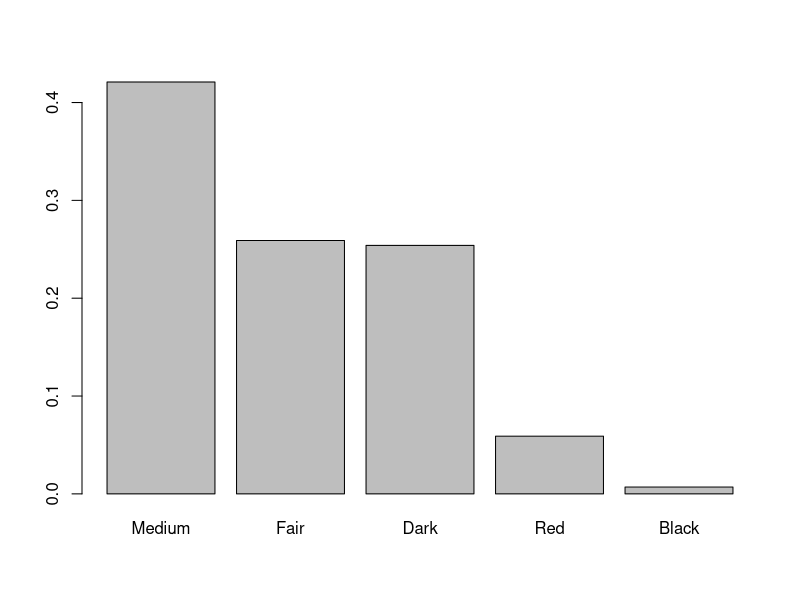

Here is the R script that generated this plot:
#Page no. 208

head<-c("Medium","Fair","Dark","Red","Black")
count<-c(9418,5789,5678,1319,157)
p<-c(0.421,0.259,0.254,0.059,0.007)
data<-data.frame(head,count,p)
barplot(data$p,names.arg = data$head)
